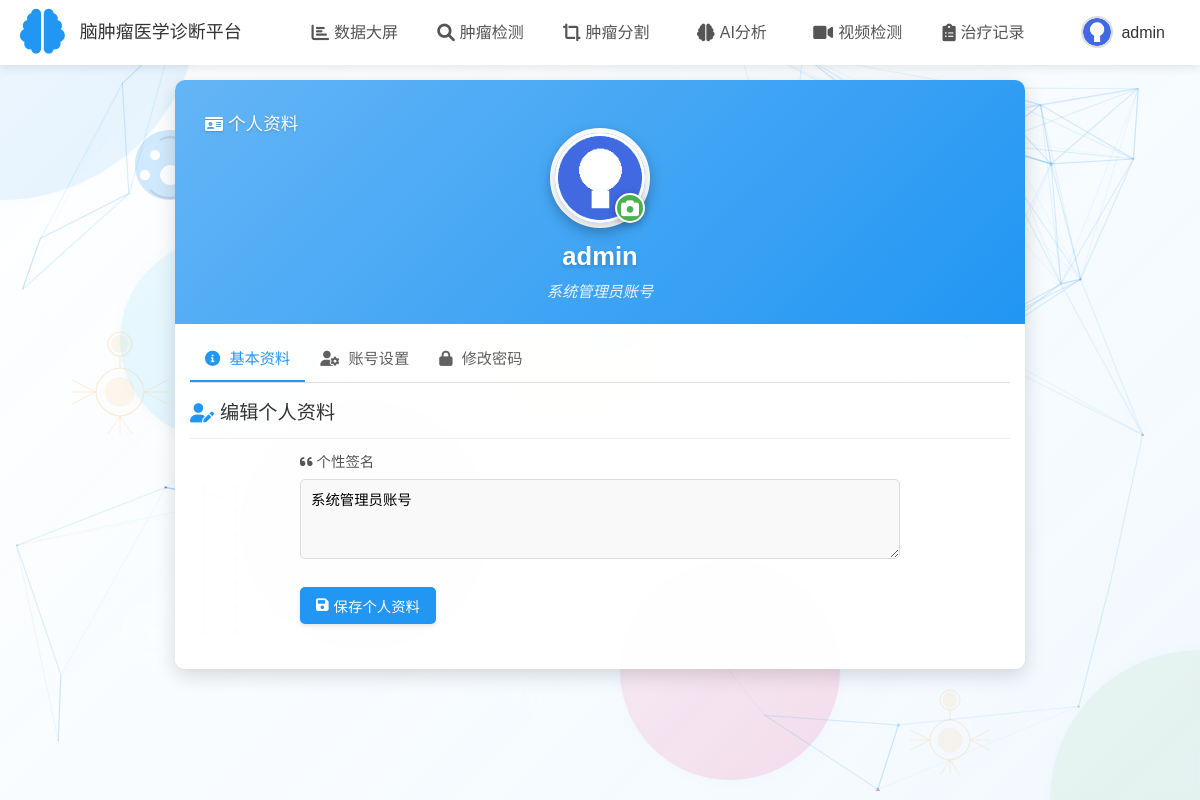
The app's page /profile (signed in) with its own data.
### tables this page shows
CREATE TABLE users (
            id INTEGER PRIMARY KEY AUTOINCREMENT,
            username TEXT UNIQUE NOT NULL,
            password TEXT NOT NULL
        , avatar TEXT DEFAULT 'default-avatar.png', bio TEXT DEFAULT '这个人很懒，什么都没有留下。');

### app.py (the view)
@app.route('/profile')
def profile():
    if not session.get('logged_in'):
        return redirect(url_for('login'))
    ensure_avatar_in_session()
    conn = sqlite3.connect('users.db')
    c = conn.cursor()
    c.execute('SELECT * FROM users WHERE username = ?', (session['username'],))
    user = c.fetchone()
    conn.close()
    if not user:
        flash('用户信息获取失败')
        return redirect(url_for('diagnosis'))
    user_data = {
        'id': user[0],
        'username': user[1],
        'avatar': user[3] if len(user) > 3 and user[3] else 'default-avatar.png',
        'bio': user[4] if len(user) > 4 and user[4] else '这个人很懒，什么都没有留下。'
    }
    session['avatar'] = user_data['avatar']
    session['bio'] = user_data['bio']
    return render_template('profile.html', user=user_data)

### app.py (called while the page is built)
def ensure_avatar_in_session():
    if not session.get('logged_in') or not session.get('username'):
        return
    try:
        conn = sqlite3.connect('users.db')
        c = conn.cursor()
        c.execute('SELECT avatar FROM users WHERE username = ?', (session['username'],))
        result = c.fetchone()
        conn.close()
        if result and result[0]:
            if 'avatar' not in session or session['avatar'] != result[0]:
                print(f"更新会话中的头像: {session.get('avatar', '无')} -> {result[0]}")
                session['avatar'] = result[0]
        else:
            if 'avatar' not in session:
                session['avatar'] = 'default-avatar.png'
    except Exception as e:
        print(f"获取用户头像失败: {str(e)}")
        if 'avatar' not in session:
            session['avatar'] = 'default-avatar.png'

### templates/profile.html (shortened to what this page needs)
<!DOCTYPE html>
<html lang="zh-CN">
<head>
    <link rel="stylesheet" href="{{ url_for('static', filename='css/style.css') }}">
    <link rel="stylesheet" href="https://cdnjs.cloudflare.com/ajax/libs/font-awesome/6.0.0-beta3/css/all.min.css">
</head>
<body class="inner-page">
    <div class="page-background">
        <div class="shape shape1"></div>
        <div class="shape shape2"></div>
        <div class="shape shape6"></div>
        <img src="{{ url_for('static', filename='images/brain-icon.svg') }}" class="medical-element brain-icon" alt="脑图标">
        <img src="{{ url_for('static', filename='images/neuron.svg') }}" class="medical-element neuron" alt="神经元">
        <img src="{{ url_for('static', filename='images/pulse.svg') }}" class="medical-element pulse" alt="脉搏">
        <img src="{{ url_for('static', filename='images/neuron.svg') }}" class="medical-element neuron-2" alt="神经元2">
        <img src="{{ url_for('static', filename='images/medical-cross.svg') }}" class="medical-element medical-cross-2" alt="医疗十字2">
        <div class="particles-container" id="particles-js"></div>
    </div>
    <header>
        <div class="logo">
            <i class="fas fa-brain logo-icon"></i>
            <span class="logo-title">脑肿瘤医学诊断平台</span>
        </div>
        <nav>
            <ul>
                <li><a href="{{ url_for('data_analysis') }}"><i class="fas fa-chart-bar"></i> 数据大屏</a></li>
                <li><a href="{{ url_for('diagnosis') }}"><i class="fas fa-search"></i> 肿瘤检测</a></li>
                <li><a href="{{ url_for('segmentation') }}"><i class="fas fa-crop-alt"></i> 肿瘤分割</a></li>
                <li><a href="{{ url_for('analysis') }}"><i class="fas fa-brain"></i> AI分析</a></li>
                <li><a href="{{ url_for('video_detection') }}"><i class="fas fa-video"></i> 视频检测</a></li>
                <li><a href="{{ url_for('records') }}"><i class="fas fa-clipboard-list"></i> 治疗记录</a></li>
                <li class="user-profile active">
                    <img src="{{ url_for('get_avatar', filename=session.get('avatar', 'default-avatar.png')) }}" alt="用户头像" class="user-avatar">
                    <span class="user-name">{{ session.get('username', '用户') }}</span>
                </li>
            </ul>
        </nav>
    </header>
    <main>
        <div class="profile-container">
            <div class="profile-header">
                <div class="page-title">
                    <i class="fas fa-id-card"></i> 个人资料
                </div>
                <div class="profile-avatar">
                    <img src="{{ url_for('get_avatar', filename=session.get('avatar', 'default-avatar.png')) }}" alt="用户头像" id="current-avatar">
                    <label for="avatar-upload" class="profile-avatar-edit" title="上传新头像">
                        <i class="fas fa-camera"></i>
                    </label>
                </div>
                <h1 class="profile-name">{{ user.username }}</h1>
                <p class="profile-bio">{{ user.bio }}</p>
            </div>
            <div class="profile-content">
                <div class="profile-tabs">
                    <div class="profile-tab active" data-tab="basic-info">
                        <i class="fas fa-info-circle"></i> 基本资料
                    </div>
                    <div class="profile-tab" data-tab="account-settings">
                        <i class="fas fa-user-cog"></i> 账号设置
                    </div>
                    <div class="profile-tab" data-tab="password-change">
                        <i class="fas fa-lock"></i> 修改密码
                    </div>
                </div>
                <div class="profile-section active" id="basic-info">
                    <h2 class="profile-section-title"><i class="fas fa-user-edit"></i> 编辑个人资料</h2>
                    <form class="profile-form" action="{{ url_for('update_profile') }}" method="POST" enctype="multipart/form-data">
                        <div class="profile-form-group">
                            <label for="bio"><i class="fas fa-quote-left"></i> 个性签名</label>
                            <textarea id="bio" name="bio" placeholder="写点什么介绍自己吧...">{{ user.bio }}</textarea>
                        </div>
                        <button type="submit" class="profile-submit-btn">
                            <i class="fas fa-save"></i> 保存个人资料
                        </button>
                    </form>
                </div>
            </div>
        </div>
    </main>
</body>
</html>

### records on screen
users: avatar (placeholder picture), get "admin", username "admin", bio "系统管理员账号"
